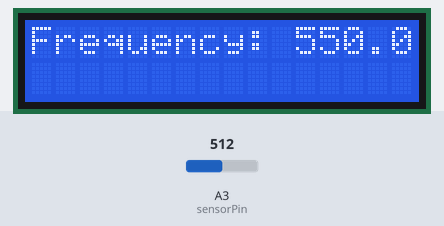
Simulated run of this sketch. Board: Arduino Uno, built with avr-gcc and run on an emulated ATmega328P. On the bench: 16×2 character LCD. The inputs (shaded band) are chosen by the test bench; at power-on: A3 (sensorPin) = 512. What the sketch prints to the serial monitor is not drawn.

Above: at 1.2 s.
1.3 s: A3 (sensorPin) set to 716
At 2.5 s:
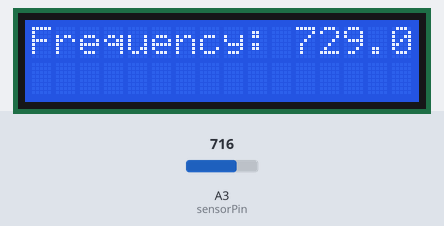
2.8 s: A3 (sensorPin) set to 900
At 4.0 s:
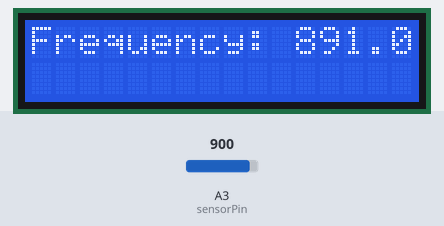
4.5 s: A3 (sensorPin) set to 1010
At 5.4 s:
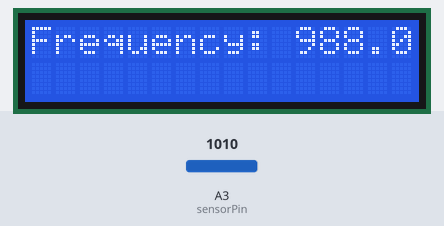
Timing chart, 0 to 7.5 s (numbered marks = the images above; inputs shaded):
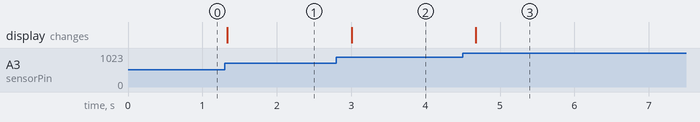

The sketch:

Vibration_Project.ino
```cpp
#include <Wire.h>
#include <LiquidCrystal_I2C.h>

const int sensorPin = A3;
LiquidCrystal_I2C lcd(0x27, 16, 2);

void setup() {
  Serial.begin(9600);
  lcd.init();
  lcd.backlight();
  lcd.clear();
}

void loop() {
  int sensorValue = analogRead(sensorPin);

  float minFreq = 100.0;
  float maxFreq = 1000.0;
  float frequency = map(sensorValue, 0, 1023, minFreq, maxFreq);

  Serial.println(frequency);

  lcd.setCursor(0, 0);
  lcd.print("Frequency: ");
  lcd.print(frequency);

  delay(400);
}
```

Measured:
- after the input at 1.3 s, the display: changes at once (image 1)
- after the input at 2.8 s, the display: changes after 0.21 s (image 2)
- after the input at 4.5 s, the display: changes after 0.18 s (image 3)
